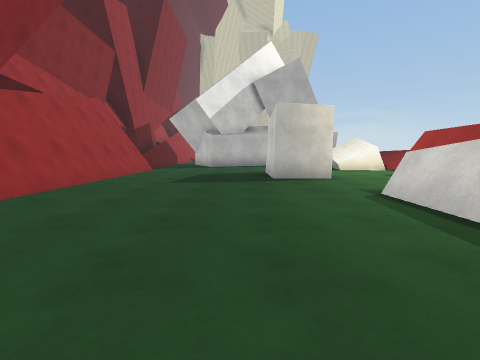
View 1 (above)

24 first-person views from a walk through a 3-D level made in the Unity game engine. The camera is 1.3 m above the floor, tilts 6° down and sees 85° across. The floor is counted in squares, 2 m on a side. Each view is taken from the middle of a square. On the plan, view 1 faces up. The plan holds only what a view shows up to about 9 squares ahead; the rest is blank. The place goes on beyond the plan. The player character is not drawn. Surface patterns are stand-ins for the level's own textures.

View 2
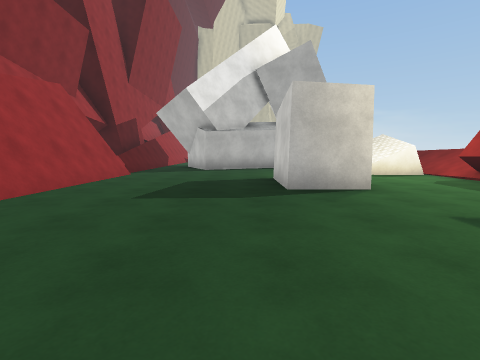

View 3
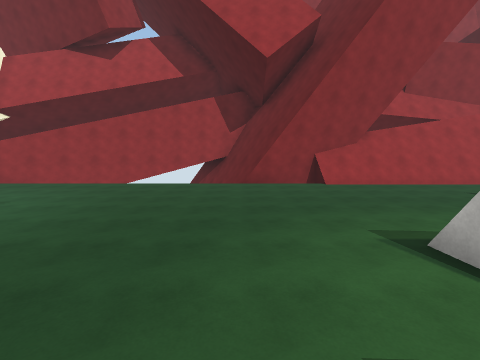

View 4
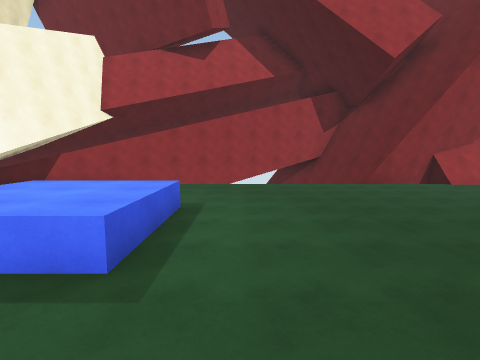

View 5
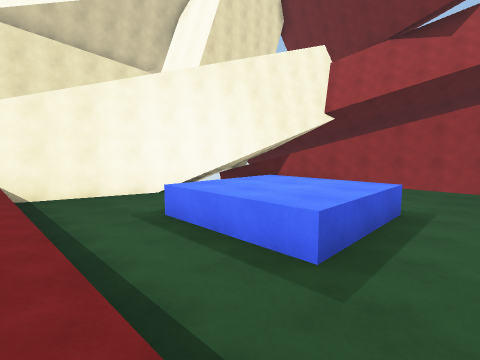

View 6
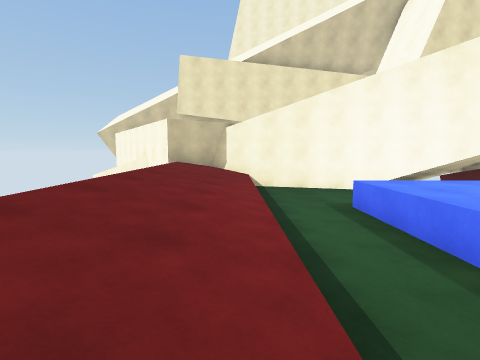

View 7
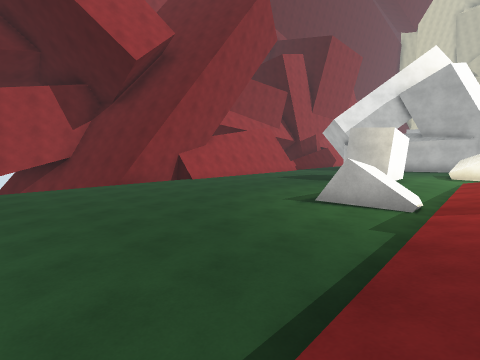

View 8
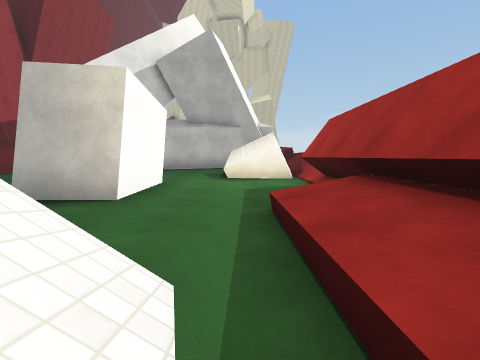

View 9
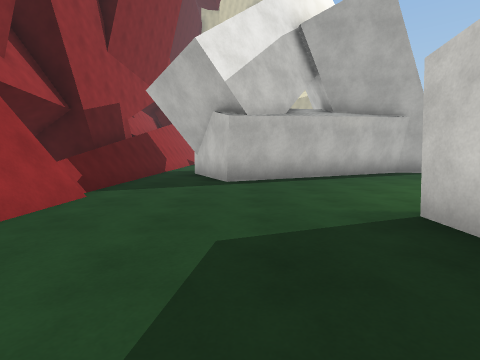

View 10
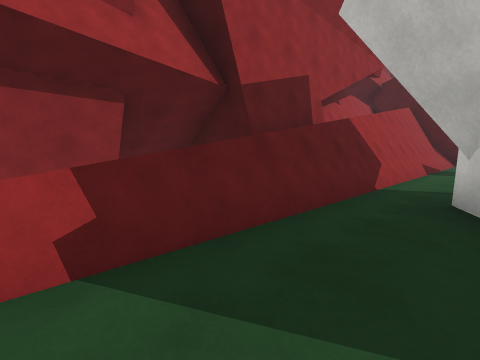

View 11
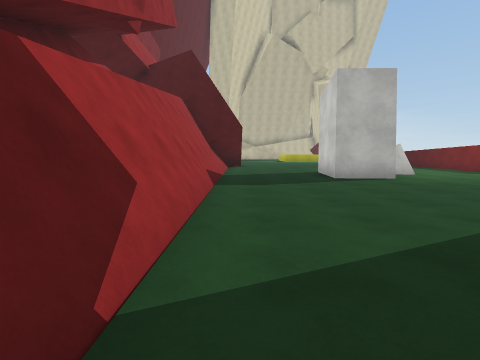

View 12
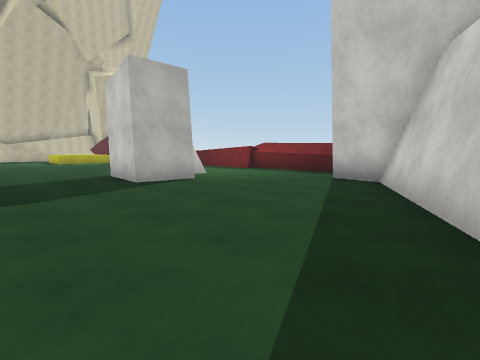

View 13
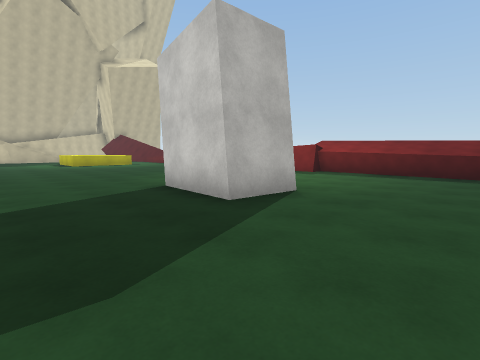

View 14
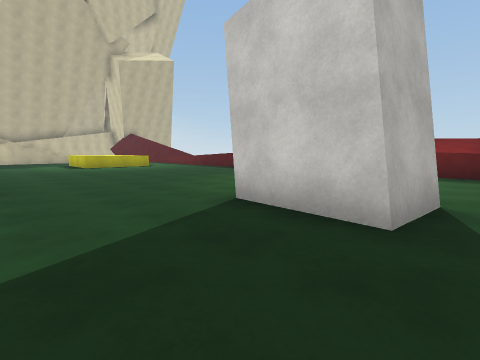

View 15
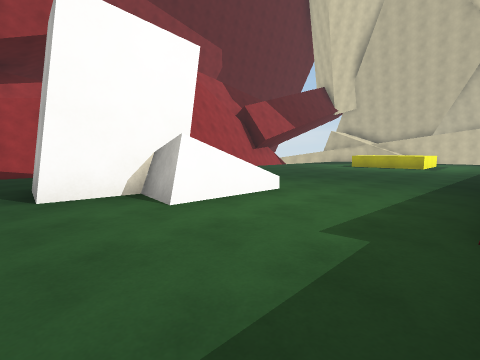

View 16
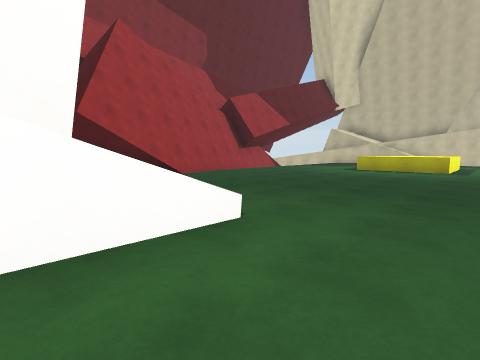

View 17
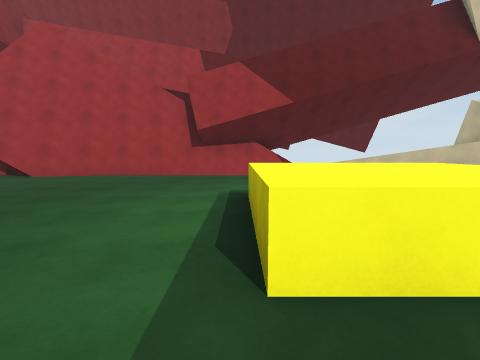

View 18
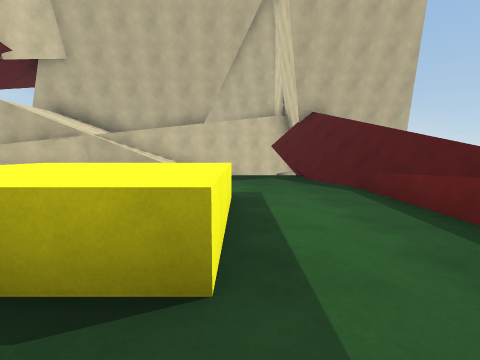

View 19
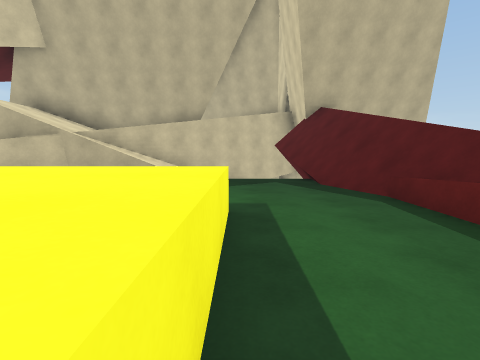

View 20
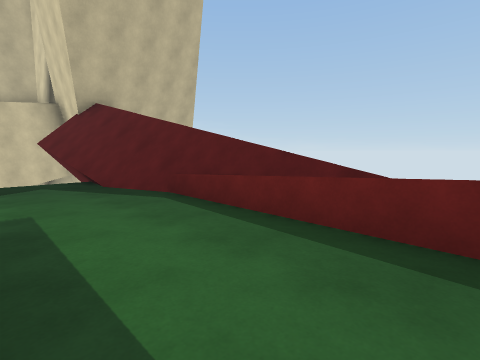

View 21
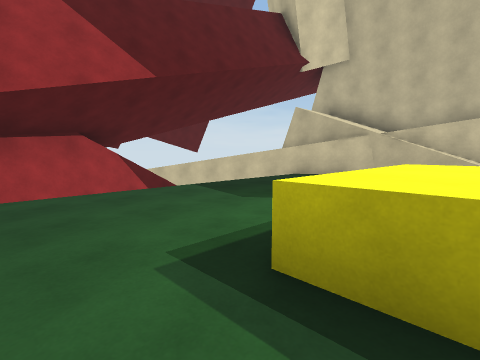

View 22
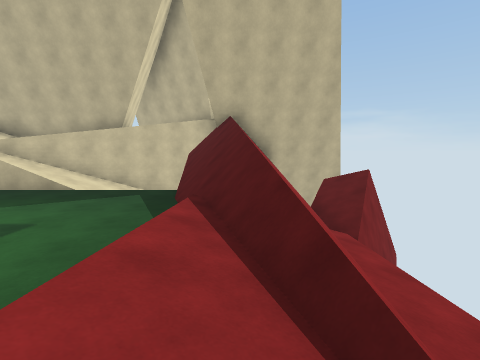

View 23
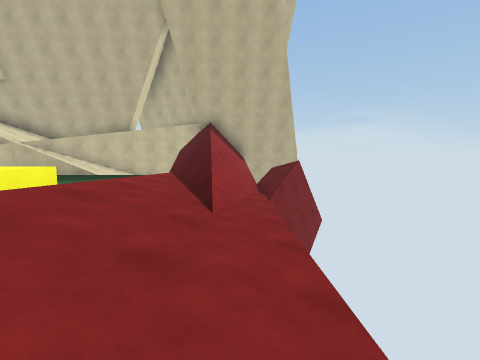

View 24
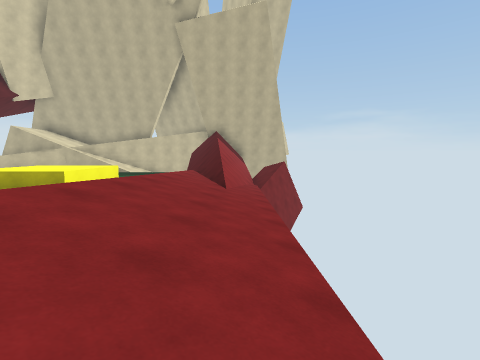

### Floor plan
Key: @ floor where view 1 was taken; # wall or solid block; x gap in a wall; . main floor; : floor 0.75 m higher than the main floor; / step, stairs or slope; = window, fence, low wall or low ledge; ^ raised ledge; v drop or lower ground.
Columns run from 6 left of view 1 to 10 right of it. Each row starts with its distance up from view 1.
 43           v#
 42          vv#
 41        #v v#####
 40      #^vv v/x
 39    ###vvv v// v
 38   #.  .....//v.vv
 37 vv .   ....//v=v
 36 v  .    ...//vv
 35  v .. .....//xv
 34  v ....^^^.//=v
 33  # ....^^^.///v
 32  #v....^^..///v
 31  ##........///v
 30  ##........///v
 29   #........///v
 28   #........v//v
 27   #........v//v
 26   ##.......v /
 25   ##.......v
 24   #...../..v
 23   #..../=..#
 22   #...###..
 21   #...##....xv
 20   #.........xv
 19   #......... v
 18   #......#
 17   #......#
 16   #.....##
 15   #...######
 14 #^#.# ####.
 13   #.####...
 12 ^ #..#....
 11 ^ ^.......##/v
 10 ^ =.......^#/v
  9   #........./
  8   #....##...#
  7   #....##...#
  6   #......../#
  5   #......../#
  4   #....../.:#
  3   #......//
  2   #...../#/
  1   #......../
  0 ###...@..../
 -1 #v ......../
 -2 #  ......../
 -3 #  ......../
 -4  # ........//
 -5  # ........//v
 -6  # ....^^^.//v
 -7  ##.. .^^^.//v
 -8   #   .^^..//v
 -9   #     ...//v
-10   #  ###...//v
-11    ########//##
-12    #      #####

Where each view was taken, in squares from view 1:
view 1: 0 up, 0 right, facing up
view 2: 2 up, 0 right, facing up
view 3: 0 up, 5 right, facing left
view 4: 4 down, 5 right, facing left
view 5: 4 down, 5 right, facing down-left
view 6: 3 down, 5 right, facing down
view 7: 3 down, 5 right, facing up-left
view 8: 3 up, 4 right, facing up
view 9: 6 up, 1 left, facing up
view 10: 10 up, 2 left, facing up-left
view 11: 14 up, 3 left, facing up
view 12: 15 up, 3 left, facing up-right
view 13: 18 up, 3 left, facing up-right
view 14: 20 up, 3 left, facing up-right
view 15: 20 up, 5 right, facing up-left
view 16: 22 up, 4 right, facing up-left
view 17: 32 up, 4 right, facing left
view 18: 31 up, 3 right, facing up
view 19: 32 up, 3 right, facing up
view 20: 32 up, 3 right, facing up-right
view 21: 31 up, 1 right, facing up-left
view 22: 32 up, 6 right, facing up
view 23: 29 up, 7 right, facing up
view 24: 26 up, 7 right, facing up
